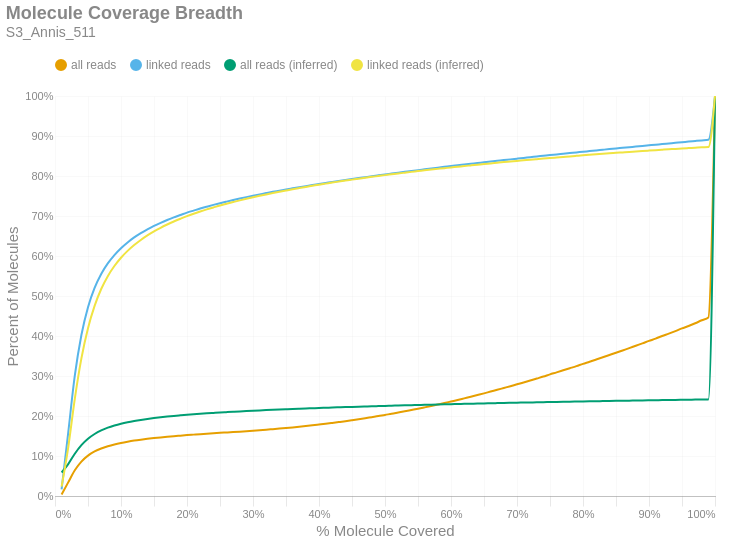

Here is the notebook cell this chart was saved with:
### Markdown cell above
### Molecule Read Coverage
This chart shows molecule coverage breadth as computed by the number of bases aligned to that molecule. In other words, "*how much of each unique long molecule is actually sequenced/aligned?*" Keep in mind there is a distinction between sequences and alignments, since some sequences belonging to a particular molecule may not align well and wouldn't appear in the alignment data. This chart also shows molecule coverage breadth as computed by the *inferred fragment* from which the aligned sequences originate. Unlike read coverage, this calculation takes into account the total insert size, including unsequenced gaps between the forward and reverse reads. Like the previous figures, these are cumulative percents.

### Code cell
if SKIPLR:
    print_html(f"Skipped")
else:
    binned_df = consolidated_hist(valids['coverage_bp'], mask, 0.01, True)
    binned_df_inf = consolidated_hist(valids['coverage_inserts'], mask, 0.01, True)
    binned_df = binned_df.with_columns(pl.lit(binned_df_inf['all reads (cumsum)']).alias('all reads (inferred)'))
    binned_df = binned_df.with_columns(pl.lit(binned_df_inf['linked reads (cumsum)']).alias('linked reads (inferred)'))
    binned_df = binned_df.with_columns(
        (pl.col('bin').cast(pl.Float64) + 0.01).alias('right_edge')
    )

    with SafeRender(binned_df):
        (
            density_plot(binned_df, 'Molecule Coverage Breadth', samplename, 'molcov', ['all reads (inferred)','linked reads (inferred)'])
            .encode(
                #x=alt.X('bin:Q', title="% Molecule Covered").axis(format = '%').scale(padding=0),
                x=alt.X('right_edge:Q', title="% Molecule Covered").axis(format='%').scale(padding=0),
                y=alt.Y('value:Q', title='Percent of Molecules')
                    .axis(format='%')
                    .stack(False)
                    .scale(domainMin=0, padding=0),
                color=alt.Color("key:N").scale(domain = ["all reads", "linked reads", "all reads (inferred)", "linked reads (inferred)"]),
                tooltip = [
                    alt.Tooltip("key:N", title = "Data Type"),
                    alt.Tooltip("range_label:N", title="% Molecule Covered"),
                    alt.Tooltip("value:Q", format = ".2%", title="% Molecules")
                ]
            )
        ).display()

### Figure 1 — Vega-Lite specification as saved in the notebook (floating-point values rounded to 4 significant figures)
{"width": "container", "height": 400, "config": {"title": {"anchor": "start", "dy": -15, "fontSize": 18, "color": "#888888", "subtitleColor": "#888888", "subtitleFontSize": 14}, "arc": {"fill": "#0072B2"}, "axis": {"domainColor": "#888888", "domainWidth": 0.5, "gridWidth": 0.2, "grid": false, "titleFontWeight": 400, "titleFontSize": 15, "labelFontSize": 11, "labelColor": "#888888", "tickColor": "#888888", "tickWidth": 0.2, "titleColor": "#888888"}, "axisBand": {"grid": false}, "axisX": {"grid": true, "tickSize": 10, "domainCap": "round"}, "axisY": {"domain": false, "grid": true, "tickSize": 0, "domainCap": "round"}, "background": "transparent", "header": {"labelFontSize": 15, "labelColor": "#888888", "titleFontSize": 15, "titleFontWeight": 600, "titleColor": "#888888"}, "legend": {"labelFont": "sans-serif", "labelFontSize": 12, "labelColor": "#888888", "symbolSize": 100, "symbolType": "circle", "titleFontSize": 12, "titlePadding": 10, "titleColor": "#888888", "title": null, "orient": "top"}, "range": {"category": ["#E69F00", "#56B4E9", "#009E73", "#F0E442", "#0072B2", "#D55E00", "#CC79A7", "#000000"], "diverging": ["#cfe8f3", "#a2d4ec", "#73bfe2", "#46abdb", "#1696d2", "#12719e"]}, "area": {"fill": "#0072B2", "fillOpacity": 0.7, "line": true, "strokeOpacity": 0.7}, "line": {"color": "#0072B2", "stroke": "#0072B2", "strokeWidth": 2}, "trail": {"color": "#0072B2", "stroke": "#0072B2", "strokeWidth": 0, "size": 1}, "point": {"filled": true, "fillOpacity": 1.0, "size": 95}, "text": {"color": "#888888", "fontSize": 11, "align": "right", "fontWeight": 400, "size": 11}, "bar": {"fill": "#0072B2", "stroke": null}, "view": {"stroke": null, "continuousWidth": 660, "continuousHeight": 400}}, "data": {"name": "data-dff6f4712a370793e85ac820d3bd61ca"}, "mark": {"type": "line", "interpolate": "monotone", "point": {"opacity": 0, "size": 275}}, "encoding": {"color": {"field": "key", "scale": {"domain": ["all reads", "linked reads", "all reads (inferred)", "linked reads (inferred)"]}, "type": "nominal"}, "tooltip": [{"field": "key", "title": "Data Type", "type": "nominal"}, {"field": "range_label", "title": "% Molecule Covered", "type": "nominal"}, {"field": "value", "format": ".2%", "title": "% Molecules", "type": "quantitative"}], "x": {"axis": {"format": "%"}, "field": "right_edge", "scale": {"padding": 0}, "title": "% Molecule Covered", "type": "quantitative"}, "y": {"axis": {"format": "%"}, "field": "value", "scale": {"domainMin": 0, "padding": 0}, "stack": false, "title": "Percent of Molecules", "type": "quantitative"}}, "params": [{"name": "param_c36ac31b6afebe62", "select": {"type": "point", "fields": ["key"]}, "bind": "legend"}], "title": {"text": "Molecule Coverage Breadth", "subtitle": "S3_Annis_511"}, "transform": [{"fold": ["all reads (cumsum)", "linked reads (cumsum)", "all reads (inferred)", "linked reads (inferred)"]}, {"calculate": "replace(datum.key, ' (cumsum)', '')", "as": "key"}, {"filter": {"param": "param_c36ac31b6afebe62"}}], "usermeta": {"embedOptions": {"downloadFileName": "S3_Annis_511.molcov"}}, "$schema": "https://vega.github.io/schema/vega-lite/v6.1.0.json", "datasets": {"data-dff6f4712a370793e85ac820d3bd61ca": [{"bin": "0.0", "interval": "0.0-0.01", "all reads": 0.003706, "linked reads": 0.01632, "all reads (cumsum)": 0.003706, "linked reads (cumsum)": 0.01632, "range_label": "0.0-0.01", "all reads (inferred)": 0.05874, "linked reads (inferred)": 0.0233, "right_edge": 0.01}, {"bin": "0.01", "interval": "0.01-0.02", "all reads": 0.03033, "linked reads": 0.1417, "all reads (cumsum)": 0.03403, "linked reads (cumsum)": 0.158, "range_label": "0.01-0.02", "all reads (inferred)": 0.0797, "linked reads (inferred)": 0.121, "right_edge": 0.02}, {"bin": "0.02", "interval": "0.02-0.03", "all reads": 0.03038, "linked reads": 0.1426, "all reads (cumsum)": 0.06441, "linked reads (cumsum)": 0.3007, "range_label": "0.02-0.03", "all reads (inferred)": 0.1056, "linked reads (inferred)": 0.243, "right_edge": 0.03}, {"bin": "0.03", "interval": "0.03-0.04", "all reads": 0.02171, "linked reads": 0.1019, "all reads (cumsum)": 0.08613, "linked reads (cumsum)": 0.4025, "range_label": "0.03-0.04", "all reads (inferred)": 0.1271, "linked reads (inferred)": 0.3441, "right_edge": 0.04}, {"bin": "0.04", "interval": "0.04-0.05", "all reads": 0.01485, "linked reads": 0.06956, "all reads (cumsum)": 0.101, "linked reads (cumsum)": 0.4721, "range_label": "0.04-0.05", "all reads (inferred)": 0.1431, "linked reads (inferred)": 0.4195, "right_edge": 0.05}, {"bin": "0.05", "interval": "0.05-0.06", "all reads": 0.0103, "linked reads": 0.04814, "all reads (cumsum)": 0.1113, "linked reads (cumsum)": 0.5202, "range_label": "0.05-0.06", "all reads (inferred)": 0.155, "linked reads (inferred)": 0.4753, "right_edge": 0.06}, {"bin": "0.06", "interval": "0.06-0.07", "all reads": 0.007481, "linked reads": 0.0349, "all reads (cumsum)": 0.1188, "linked reads (cumsum)": 0.5551, "range_label": "0.06-0.07", "all reads (inferred)": 0.164, "linked reads (inferred)": 0.5175, "right_edge": 0.07}, {"bin": "0.07", "interval": "0.07-0.08", "all reads": 0.005656, "linked reads": 0.02632, "all reads (cumsum)": 0.1244, "linked reads (cumsum)": 0.5814, "range_label": "0.07-0.08", "all reads (inferred)": 0.1709, "linked reads (inferred)": 0.5497, "right_edge": 0.08}, {"bin": "0.08", "interval": "0.08-0.09", "all reads": 0.004523, "linked reads": 0.02096, "all reads (cumsum)": 0.1289, "linked reads (cumsum)": 0.6024, "range_label": "0.08-0.09", "all reads (inferred)": 0.1762, "linked reads (inferred)": 0.5749, "right_edge": 0.09}, {"bin": "0.09", "interval": "0.09-0.1", "all reads": 0.003715, "linked reads": 0.01714, "all reads (cumsum)": 0.1327, "linked reads (cumsum)": 0.6195, "range_label": "0.09-0.1", "all reads (inferred)": 0.1807, "linked reads (inferred)": 0.5957, "right_edge": 0.1}, {"bin": "0.1", "interval": "0.1-0.11", "all reads": 0.003114, "linked reads": 0.01434, "all reads (cumsum)": 0.1358, "linked reads (cumsum)": 0.6339, "range_label": "0.1-0.11", "all reads (inferred)": 0.1843, "linked reads (inferred)": 0.6128, "right_edge": 0.11}, {"bin": "0.11", "interval": "0.11-0.12", "all reads": 0.002737, "linked reads": 0.01257, "all reads (cumsum)": 0.1385, "linked reads (cumsum)": 0.6464, "range_label": "0.11-0.12", "all reads (inferred)": 0.1875, "linked reads (inferred)": 0.6274, "right_edge": 0.12}, {"bin": "0.12", "interval": "0.12-0.13", "all reads": 0.002329, "linked reads": 0.01064, "all reads (cumsum)": 0.1408, "linked reads (cumsum)": 0.6571, "range_label": "0.12-0.13", "all reads (inferred)": 0.1902, "linked reads (inferred)": 0.6402, "right_edge": 0.13}, {"bin": "0.13", "interval": "0.13-0.14", "all reads": 0.00211, "linked reads": 0.009599, "all reads (cumsum)": 0.1429, "linked reads (cumsum)": 0.6667, "range_label": "0.13-0.14", "all reads (inferred)": 0.1926, "linked reads (inferred)": 0.6515, "right_edge": 0.14}, {"bin": "0.14", "interval": "0.14-0.15", "all reads": 0.001897, "linked reads": 0.008642, "all reads (cumsum)": 0.1448, "linked reads (cumsum)": 0.6753, "range_label": "0.14-0.15", "all reads (inferred)": 0.1948, "linked reads (inferred)": 0.6616, "right_edge": 0.15}, {"bin": "0.15", "interval": "0.15-0.16", "all reads": 0.001685, "linked reads": 0.007642, "all reads (cumsum)": 0.1465, "linked reads (cumsum)": 0.683, "range_label": "0.15-0.16", "all reads (inferred)": 0.1967, "linked reads (inferred)": 0.6706, "right_edge": 0.16}, {"bin": "0.16", "interval": "0.16-0.17", "all reads": 0.00158, "linked reads": 0.007073, "all reads (cumsum)": 0.1481, "linked reads (cumsum)": 0.69, "range_label": "0.16-0.17", "all reads (inferred)": 0.1985, "linked reads (inferred)": 0.6787, "right_edge": 0.17}, {"bin": "0.17", "interval": "0.17-0.18", "all reads": 0.001474, "linked reads": 0.006557, "all reads (cumsum)": 0.1496, "linked reads (cumsum)": 0.6966, "range_label": "0.17-0.18", "all reads (inferred)": 0.2001, "linked reads (inferred)": 0.6863, "right_edge": 0.18}, {"bin": "0.18", "interval": "0.18-0.19", "all reads": 0.001339, "linked reads": 0.005898, "all reads (cumsum)": 0.1509, "linked reads (cumsum)": 0.7025, "range_label": "0.18-0.19", "all reads (inferred)": 0.2016, "linked reads (inferred)": 0.6931, "right_edge": 0.19}, {"bin": "0.19", "interval": "0.19-0.2", "all reads": 0.001336, "linked reads": 0.005855, "all reads (cumsum)": 0.1523, "linked reads (cumsum)": 0.7084, "range_label": "0.19-0.2", "all reads (inferred)": 0.203, "linked reads (inferred)": 0.6997, "right_edge": 0.2}, {"bin": "0.2", "interval": "0.2-0.21", "all reads": 0.001191, "linked reads": 0.005175, "all reads (cumsum)": 0.1534, "linked reads (cumsum)": 0.7135, "range_label": "0.2-0.21", "all reads (inferred)": 0.2043, "linked reads (inferred)": 0.7057, "right_edge": 0.21}, {"bin": "0.21", "interval": "0.21-0.22", "all reads": 0.001184, "linked reads": 0.005081, "all reads (cumsum)": 0.1546, "linked reads (cumsum)": 0.7186, "range_label": "0.21-0.22", "all reads (inferred)": 0.2055, "linked reads (inferred)": 0.7113, "right_edge": 0.22}, {"bin": "0.22", "interval": "0.22-0.23", "all reads": 0.001112, "linked reads": 0.004666, "all reads (cumsum)": 0.1557, "linked reads (cumsum)": 0.7233, "range_label": "0.22-0.23", "all reads (inferred)": 0.2066, "linked reads (inferred)": 0.7166, "right_edge": 0.23}, {"bin": "0.23", "interval": "0.23-0.24", "all reads": 0.001076, "linked reads": 0.004476, "all reads (cumsum)": 0.1568, "linked reads (cumsum)": 0.7278, "range_label": "0.23-0.24", "all reads (inferred)": 0.2077, "linked reads (inferred)": 0.7214, "right_edge": 0.24}, {"bin": "0.24", "interval": "0.24-0.25", "all reads": 0.001045, "linked reads": 0.004218, "all reads (cumsum)": 0.1579, "linked reads (cumsum)": 0.732, "range_label": "0.24-0.25", "all reads (inferred)": 0.2087, "linked reads (inferred)": 0.7262, "right_edge": 0.25}, {"bin": "0.25", "interval": "0.25-0.26", "all reads": 0.001, "linked reads": 0.003988, "all reads (cumsum)": 0.1589, "linked reads (cumsum)": 0.736, "range_label": "0.25-0.26", "all reads (inferred)": 0.2097, "linked reads (inferred)": 0.7306, "right_edge": 0.26}, {"bin": "0.26", "interval": "0.26-0.27", "all reads": 0.001012, "linked reads": 0.003897, "all reads (cumsum)": 0.1599, "linked reads (cumsum)": 0.7399, "range_label": "0.26-0.27", "all reads (inferred)": 0.2106, "linked reads (inferred)": 0.7348, "right_edge": 0.27}, {"bin": "0.27", "interval": "0.27-0.28", "all reads": 0.001043, "linked reads": 0.003763, "all reads (cumsum)": 0.1609, "linked reads (cumsum)": 0.7436, "range_label": "0.27-0.28", "all reads (inferred)": 0.2115, "linked reads (inferred)": 0.739, "right_edge": 0.28}, {"bin": "0.28", "interval": "0.28-0.29", "all reads": 0.001102, "linked reads": 0.003619, "all reads (cumsum)": 0.162, "linked reads (cumsum)": 0.7472, "range_label": "0.28-0.29", "all reads (inferred)": 0.2123, "linked reads (inferred)": 0.743, "right_edge": 0.29}, {"bin": "0.29", "interval": "0.29-0.3", "all reads": 0.001152, "linked reads": 0.003435, "all reads (cumsum)": 0.1632, "linked reads (cumsum)": 0.7507, "range_label": "0.29-0.3", "all reads (inferred)": 0.2132, "linked reads (inferred)": 0.7468, "right_edge": 0.3}, {"bin": "0.3", "interval": "0.3-0.31", "all reads": 0.001217, "linked reads": 0.003279, "all reads (cumsum)": 0.1644, "linked reads (cumsum)": 0.754, "range_label": "0.3-0.31", "all reads (inferred)": 0.214, "linked reads (inferred)": 0.7504, "right_edge": 0.31}, {"bin": "0.31", "interval": "0.31-0.32", "all reads": 0.001288, "linked reads": 0.003304, "all reads (cumsum)": 0.1657, "linked reads (cumsum)": 0.7573, "range_label": "0.31-0.32", "all reads (inferred)": 0.2147, "linked reads (inferred)": 0.7539, "right_edge": 0.32}, {"bin": "0.32", "interval": "0.32-0.33", "all reads": 0.001388, "linked reads": 0.003197, "all reads (cumsum)": 0.1671, "linked reads (cumsum)": 0.7605, "range_label": "0.32-0.33", "all reads (inferred)": 0.2155, "linked reads (inferred)": 0.7573, "right_edge": 0.33}, {"bin": "0.33", "interval": "0.33-0.34", "all reads": 0.001388, "linked reads": 0.002919, "all reads (cumsum)": 0.1684, "linked reads (cumsum)": 0.7634, "range_label": "0.33-0.34", "all reads (inferred)": 0.2162, "linked reads (inferred)": 0.7606, "right_edge": 0.34}, {"bin": "0.34", "interval": "0.34-0.35", "all reads": 0.00148, "linked reads": 0.002991, "all reads (cumsum)": 0.1699, "linked reads (cumsum)": 0.7664, "range_label": "0.34-0.35", "all reads (inferred)": 0.2169, "linked reads (inferred)": 0.7638, "right_edge": 0.35}, {"bin": "0.35", "interval": "0.35-0.36", "all reads": 0.001553, "linked reads": 0.002823, "all reads (cumsum)": 0.1715, "linked reads (cumsum)": 0.7692, "range_label": "0.35-0.36", "all reads (inferred)": 0.2175, "linked reads (inferred)": 0.7669, "right_edge": 0.36}, {"bin": "0.36", "interval": "0.36-0.37", "all reads": 0.001661, "linked reads": 0.002809, "all reads (cumsum)": 0.1731, "linked reads (cumsum)": 0.772, "range_label": "0.36-0.37", "all reads (inferred)": 0.2182, "linked reads (inferred)": 0.7699, "right_edge": 0.37}, {"bin": "0.37", "interval": "0.37-0.38", "all reads": 0.001726, "linked reads": 0.002721, "all reads (cumsum)": 0.1749, "linked reads (cumsum)": 0.7747, "range_label": "0.37-0.38", "all reads (inferred)": 0.2188, "linked reads (inferred)": 0.7728, "right_edge": 0.38}, {"bin": "0.38", "interval": "0.38-0.39", "all reads": 0.00181, "linked reads": 0.002643, "all reads (cumsum)": 0.1767, "linked reads (cumsum)": 0.7774, "range_label": "0.38-0.39", "all reads (inferred)": 0.2194, "linked reads (inferred)": 0.7755, "right_edge": 0.39}, {"bin": "0.39", "interval": "0.39-0.4", "all reads": 0.001934, "linked reads": 0.002567, "all reads (cumsum)": 0.1786, "linked reads (cumsum)": 0.7799, "range_label": "0.39-0.4", "all reads (inferred)": 0.2201, "linked reads (inferred)": 0.7784, "right_edge": 0.4}, {"bin": "0.4", "interval": "0.4-0.41", "all reads": 0.001952, "linked reads": 0.002607, "all reads (cumsum)": 0.1806, "linked reads (cumsum)": 0.7825, "range_label": "0.4-0.41", "all reads (inferred)": 0.2206, "linked reads (inferred)": 0.781, "right_edge": 0.41}, {"bin": "0.41", "interval": "0.41-0.42", "all reads": 0.002113, "linked reads": 0.002659, "all reads (cumsum)": 0.1827, "linked reads (cumsum)": 0.7852, "range_label": "0.41-0.42", "all reads (inferred)": 0.2212, "linked reads (inferred)": 0.7836, "right_edge": 0.42}, {"bin": "0.42", "interval": "0.42-0.43", "all reads": 0.002171, "linked reads": 0.002478, "all reads (cumsum)": 0.1848, "linked reads (cumsum)": 0.7877, "range_label": "0.42-0.43", "all reads (inferred)": 0.2217, "linked reads (inferred)": 0.786, "right_edge": 0.43}, {"bin": "0.43", "interval": "0.43-0.44", "all reads": 0.002217, "linked reads": 0.00244, "all reads (cumsum)": 0.1871, "linked reads (cumsum)": 0.7901, "range_label": "0.43-0.44", "all reads (inferred)": 0.2223, "linked reads (inferred)": 0.7885, "right_edge": 0.44}, {"bin": "0.44", "interval": "0.44-0.45", "all reads": 0.002366, "linked reads": 0.002369, "all reads (cumsum)": 0.1894, "linked reads (cumsum)": 0.7925, "range_label": "0.44-0.45", "all reads (inferred)": 0.2228, "linked reads (inferred)": 0.7909, "right_edge": 0.45}, {"bin": "0.45", "interval": "0.45-0.46", "all reads": 0.002438, "linked reads": 0.00229, "all reads (cumsum)": 0.1919, "linked reads (cumsum)": 0.7948, "range_label": "0.45-0.46", "all reads (inferred)": 0.2233, "linked reads (inferred)": 0.7933, "right_edge": 0.46}, {"bin": "0.46", "interval": "0.46-0.47", "all reads": 0.002533, "linked reads": 0.002353, "all reads (cumsum)": 0.1944, "linked reads (cumsum)": 0.7971, "range_label": "0.46-0.47", "all reads (inferred)": 0.2238, "linked reads (inferred)": 0.7956, "right_edge": 0.47}, {"bin": "0.47", "interval": "0.47-0.48", "all reads": 0.002698, "linked reads": 0.00234, "all reads (cumsum)": 0.1971, "linked reads (cumsum)": 0.7995, "range_label": "0.47-0.48", "all reads (inferred)": 0.2243, "linked reads (inferred)": 0.7979, "right_edge": 0.48}, {"bin": "0.48", "interval": "0.48-0.49", "all reads": 0.002651, "linked reads": 0.002235, "all reads (cumsum)": 0.1998, "linked reads (cumsum)": 0.8017, "range_label": "0.48-0.49", "all reads (inferred)": 0.2248, "linked reads (inferred)": 0.8, "right_edge": 0.49}, {"bin": "0.49", "interval": "0.49-0.5", "all reads": 0.003022, "linked reads": 0.002204, "all reads (cumsum)": 0.2028, "linked reads (cumsum)": 0.8039, "range_label": "0.49-0.5", "all reads (inferred)": 0.2253, "linked reads (inferred)": 0.8022, "right_edge": 0.5}, {"bin": "0.5", "interval": "0.5-0.51", "all reads": 0.0027, "linked reads": 0.002142, "all reads (cumsum)": 0.2055, "linked reads (cumsum)": 0.806, "range_label": "0.5-0.51", "all reads (inferred)": 0.2258, "linked reads (inferred)": 0.8043, "right_edge": 0.51}, {"bin": "0.51", "interval": "0.51-0.52", "all reads": 0.003107, "linked reads": 0.002157, "all reads (cumsum)": 0.2086, "linked reads (cumsum)": 0.8082, "range_label": "0.51-0.52", "all reads (inferred)": 0.2262, "linked reads (inferred)": 0.8064, "right_edge": 0.52}, {"bin": "0.52", "interval": "0.52-0.53", "all reads": 0.003075, "linked reads": 0.00219, "all reads (cumsum)": 0.2117, "linked reads (cumsum)": 0.8104, "range_label": "0.52-0.53", "all reads (inferred)": 0.2267, "linked reads (inferred)": 0.8083, "right_edge": 0.53}, {"bin": "0.53", "interval": "0.53-0.54", "all reads": 0.003255, "linked reads": 0.002221, "all reads (cumsum)": 0.2149, "linked reads (cumsum)": 0.8126, "range_label": "0.53-0.54", "all reads (inferred)": 0.2271, "linked reads (inferred)": 0.8103, "right_edge": 0.54}, {"bin": "0.54", "interval": "0.54-0.55", "all reads": 0.003242, "linked reads": 0.002092, "all reads (cumsum)": 0.2182, "linked reads (cumsum)": 0.8147, "range_label": "0.54-0.55", "all reads (inferred)": 0.2275, "linked reads (inferred)": 0.8122, "right_edge": 0.55}, {"bin": "0.55", "interval": "0.55-0.56", "all reads": 0.003437, "linked reads": 0.002083, "all reads (cumsum)": 0.2216, "linked reads (cumsum)": 0.8168, "range_label": "0.55-0.56", "all reads (inferred)": 0.228, "linked reads (inferred)": 0.8142, "right_edge": 0.56}, {"bin": "0.56", "interval": "0.56-0.57", "all reads": 0.003523, "linked reads": 0.002086, "all reads (cumsum)": 0.2251, "linked reads (cumsum)": 0.8189, "range_label": "0.56-0.57", "all reads (inferred)": 0.2284, "linked reads (inferred)": 0.816, "right_edge": 0.57}, {"bin": "0.57", "interval": "0.57-0.58", "all reads": 0.003602, "linked reads": 0.002009, "all reads (cumsum)": 0.2287, "linked reads (cumsum)": 0.8209, "range_label": "0.57-0.58", "all reads (inferred)": 0.2288, "linked reads (inferred)": 0.8178, "right_edge": 0.58}, {"bin": "0.58", "interval": "0.58-0.59", "all reads": 0.003656, "linked reads": 0.001975, "all reads (cumsum)": 0.2324, "linked reads (cumsum)": 0.8229, "range_label": "0.58-0.59", "all reads (inferred)": 0.2292, "linked reads (inferred)": 0.8196, "right_edge": 0.59}, {"bin": "0.59", "interval": "0.59-0.6", "all reads": 0.003861, "linked reads": 0.002027, "all reads (cumsum)": 0.2362, "linked reads (cumsum)": 0.8249, "range_label": "0.59-0.6", "all reads (inferred)": 0.2296, "linked reads (inferred)": 0.8214, "right_edge": 0.6}, {"bin": "0.6", "interval": "0.6-0.61", "all reads": 0.003805, "linked reads": 0.001885, "all reads (cumsum)": 0.24, "linked reads (cumsum)": 0.8268, "range_label": "0.6-0.61", "all reads (inferred)": 0.23, "linked reads (inferred)": 0.8231, "right_edge": 0.61}, {"bin": "0.61", "interval": "0.61-0.62", "all reads": 0.004041, "linked reads": 0.001905, "all reads (cumsum)": 0.2441, "linked reads (cumsum)": 0.8287, "range_label": "0.61-0.62", "all reads (inferred)": 0.2304, "linked reads (inferred)": 0.8249, "right_edge": 0.62}, {"bin": "0.62", "interval": "0.62-0.63", "all reads": 0.004023, "linked reads": 0.0019, "all reads (cumsum)": 0.2481, "linked reads (cumsum)": 0.8306, "range_label": "0.62-0.63", "all reads (inferred)": 0.2307, "linked reads (inferred)": 0.8265, "right_edge": 0.63}, {"bin": "0.63", "interval": "0.63-0.64", "all reads": 0.004206, "linked reads": 0.001825, "all reads (cumsum)": 0.2523, "linked reads (cumsum)": 0.8324, "range_label": "0.63-0.64", "all reads (inferred)": 0.2311, "linked reads (inferred)": 0.8282, "right_edge": 0.64}, {"bin": "0.64", "interval": "0.64-0.65", "all reads": 0.004228, "linked reads": 0.001924, "all reads (cumsum)": 0.2565, "linked reads (cumsum)": 0.8343, "range_label": "0.64-0.65", "all reads (inferred)": 0.2315, "linked reads (inferred)": 0.8299, "right_edge": 0.65}, {"bin": "0.65", "interval": "0.65-0.66", "all reads": 0.004509, "linked reads": 0.001824, "all reads (cumsum)": 0.261, "linked reads (cumsum)": 0.8361, "range_label": "0.65-0.66", "all reads (inferred)": 0.2319, "linked reads (inferred)": 0.8315, "right_edge": 0.66}, {"bin": "0.66", "interval": "0.66-0.67", "all reads": 0.004363, "linked reads": 0.001812, "all reads (cumsum)": 0.2654, "linked reads (cumsum)": 0.838, "range_label": "0.66-0.67", "all reads (inferred)": 0.2322, "linked reads (inferred)": 0.8331, "right_edge": 0.67}, {"bin": "0.67", "interval": "0.67-0.68", "all reads": 0.004566, "linked reads": 0.001876, "all reads (cumsum)": 0.27, "linked reads (cumsum)": 0.8398, "range_label": "0.67-0.68", "all reads (inferred)": 0.2326, "linked reads (inferred)": 0.8348, "right_edge": 0.68}, {"bin": "0.68", "interval": "0.68-0.69", "all reads": 0.004561, "linked reads": 0.001728, "all reads (cumsum)": 0.2745, "linked reads (cumsum)": 0.8416, "range_label": "0.68-0.69", "all reads (inferred)": 0.2329, "linked reads (inferred)": 0.8362, "right_edge": 0.69}, {"bin": "0.69", "interval": "0.69-0.7", "all reads": 0.004749, "linked reads": 0.001853, "all reads (cumsum)": 0.2793, "linked reads (cumsum)": 0.8434, "range_label": "0.69-0.7", "all reads (inferred)": 0.2333, "linked reads (inferred)": 0.8378, "right_edge": 0.7}, {"bin": "0.7", "interval": "0.7-0.71", "all reads": 0.004615, "linked reads": 0.001826, "all reads (cumsum)": 0.2839, "linked reads (cumsum)": 0.8452, "range_label": "0.7-0.71", "all reads (inferred)": 0.2336, "linked reads (inferred)": 0.8392, "right_edge": 0.71}, {"bin": "0.71", "interval": "0.71-0.72", "all reads": 0.004832, "linked reads": 0.001751, "all reads (cumsum)": 0.2887, "linked reads (cumsum)": 0.847, "range_label": "0.71-0.72", "all reads (inferred)": 0.2339, "linked reads (inferred)": 0.8407, "right_edge": 0.72}, {"bin": "0.72", "interval": "0.72-0.73", "all reads": 0.004982, "linked reads": 0.00182, "all reads (cumsum)": 0.2937, "linked reads (cumsum)": 0.8488, "range_label": "0.72-0.73", "all reads (inferred)": 0.2343, "linked reads (inferred)": 0.8421, "right_edge": 0.73}, {"bin": "0.73", "interval": "0.73-0.74", "all reads": 0.004974, "linked reads": 0.001763, "all reads (cumsum)": 0.2987, "linked reads (cumsum)": 0.8506, "range_label": "0.73-0.74", "all reads (inferred)": 0.2346, "linked reads (inferred)": 0.8436, "right_edge": 0.74}, {"bin": "0.74", "interval": "0.74-0.75", "all reads": 0.005315, "linked reads": 0.001815, "all reads (cumsum)": 0.304, "linked reads (cumsum)": 0.8524, "range_label": "0.74-0.75", "all reads (inferred)": 0.2349, "linked reads (inferred)": 0.8449, "right_edge": 0.75}, {"bin": "0.75", "interval": "0.75-0.76", "all reads": 0.004985, "linked reads": 0.001568, "all reads (cumsum)": 0.309, "linked reads (cumsum)": 0.854, "range_label": "0.75-0.76", "all reads (inferred)": 0.2352, "linked reads (inferred)": 0.8463, "right_edge": 0.76}, {"bin": "0.76", "interval": "0.76-0.77", "all reads": 0.005195, "linked reads": 0.00171, "all reads (cumsum)": 0.3142, "linked reads (cumsum)": 0.8557, "range_label": "0.76-0.77", "all reads (inferred)": 0.2355, "linked reads (inferred)": 0.8476, "right_edge": 0.77}, {"bin": "0.77", "interval": "0.77-0.78", "all reads": 0.005245, "linked reads": 0.001664, "all reads (cumsum)": 0.3194, "linked reads (cumsum)": 0.8573, "range_label": "0.77-0.78", "all reads (inferred)": 0.2358, "linked reads (inferred)": 0.849, "right_edge": 0.78}, {"bin": "0.78", "interval": "0.78-0.79", "all reads": 0.005291, "linked reads": 0.001624, "all reads (cumsum)": 0.3247, "linked reads (cumsum)": 0.859, "range_label": "0.78-0.79", "all reads (inferred)": 0.2361, "linked reads (inferred)": 0.8504, "right_edge": 0.79}, {"bin": "0.79", "interval": "0.79-0.8", "all reads": 0.005696, "linked reads": 0.001691, "all reads (cumsum)": 0.3304, "linked reads (cumsum)": 0.8606, "range_label": "0.79-0.8", "all reads (inferred)": 0.2364, "linked reads (inferred)": 0.8517, "right_edge": 0.8}, {"bin": "0.8", "interval": "0.8-0.81", "all reads": 0.005177, "linked reads": 0.00159, "all reads (cumsum)": 0.3356, "linked reads (cumsum)": 0.8622, "range_label": "0.8-0.81", "all reads (inferred)": 0.2367, "linked reads (inferred)": 0.853, "right_edge": 0.81}, {"bin": "0.81", "interval": "0.81-0.82", "all reads": 0.005524, "linked reads": 0.001656, "all reads (cumsum)": 0.3411, "linked reads (cumsum)": 0.8639, "range_label": "0.81-0.82", "all reads (inferred)": 0.237, "linked reads (inferred)": 0.8542, "right_edge": 0.82}, {"bin": "0.82", "interval": "0.82-0.83", "all reads": 0.005623, "linked reads": 0.001688, "all reads (cumsum)": 0.3467, "linked reads (cumsum)": 0.8656, "range_label": "0.82-0.83", "all reads (inferred)": 0.2373, "linked reads (inferred)": 0.8555, "right_edge": 0.83}, {"bin": "0.83", "interval": "0.83-0.84", "all reads": 0.005687, "linked reads": 0.001671, "all reads (cumsum)": 0.3524, "linked reads (cumsum)": 0.8672, "range_label": "0.83-0.84", "all reads (inferred)": 0.2376, "linked reads (inferred)": 0.8567, "right_edge": 0.84}, {"bin": "0.84", "interval": "0.84-0.85", "all reads": 0.005691, "linked reads": 0.001608, "all reads (cumsum)": 0.3581, "linked reads (cumsum)": 0.8689, "range_label": "0.84-0.85", "all reads (inferred)": 0.2379, "linked reads (inferred)": 0.8579, "right_edge": 0.85}, {"bin": "0.85", "interval": "0.85-0.86", "all reads": 0.005781, "linked reads": 0.001557, "all reads (cumsum)": 0.3639, "linked reads (cumsum)": 0.8704, "range_label": "0.85-0.86", "all reads (inferred)": 0.2381, "linked reads (inferred)": 0.8591, "right_edge": 0.86}, {"bin": "0.86", "interval": "0.86-0.87", "all reads": 0.005731, "linked reads": 0.001584, "all reads (cumsum)": 0.3696, "linked reads (cumsum)": 0.872, "range_label": "0.86-0.87", "all reads (inferred)": 0.2384, "linked reads (inferred)": 0.8602, "right_edge": 0.87}, {"bin": "0.87", "interval": "0.87-0.88", "all reads": 0.006049, "linked reads": 0.001559, "all reads (cumsum)": 0.3757, "linked reads (cumsum)": 0.8736, "range_label": "0.87-0.88", "all reads (inferred)": 0.2387, "linked reads (inferred)": 0.8613, "right_edge": 0.88}, {"bin": "0.88", "interval": "0.88-0.89", "all reads": 0.005918, "linked reads": 0.001598, "all reads (cumsum)": 0.3816, "linked reads (cumsum)": 0.8752, "range_label": "0.88-0.89", "all reads (inferred)": 0.2389, "linked reads (inferred)": 0.8625, "right_edge": 0.89}, {"bin": "0.89", "interval": "0.89-0.9", "all reads": 0.006123, "linked reads": 0.001557, "all reads (cumsum)": 0.3877, "linked reads (cumsum)": 0.8767, "range_label": "0.89-0.9", "all reads (inferred)": 0.2392, "linked reads (inferred)": 0.8636, "right_edge": 0.9}, {"bin": "0.9", "interval": "0.9-0.91", "all reads": 0.005759, "linked reads": 0.001553, "all reads (cumsum)": 0.3935, "linked reads (cumsum)": 0.8783, "range_label": "0.9-0.91", "all reads (inferred)": 0.2395, "linked reads (inferred)": 0.8646, "right_edge": 0.91}, {"bin": "0.91", "interval": "0.91-0.92", "all reads": 0.006645, "linked reads": 0.00163, "all reads (cumsum)": 0.4001, "linked reads (cumsum)": 0.8799, "range_label": "0.91-0.92", "all reads (inferred)": 0.2397, "linked reads (inferred)": 0.8657, "right_edge": 0.92}, {"bin": "0.92", "interval": "0.92-0.93", "all reads": 0.005804, "linked reads": 0.001511, "all reads (cumsum)": 0.4059, "linked reads (cumsum)": 0.8814, "range_label": "0.92-0.93", "all reads (inferred)": 0.24, "linked reads (inferred)": 0.8667, "right_edge": 0.93}, {"bin": "0.93", "interval": "0.93-0.94", "all reads": 0.006332, "linked reads": 0.001532, "all reads (cumsum)": 0.4123, "linked reads (cumsum)": 0.8829, "range_label": "0.93-0.94", "all reads (inferred)": 0.2402, "linked reads (inferred)": 0.8677, "right_edge": 0.94}, {"bin": "0.94", "interval": "0.94-0.95", "all reads": 0.006854, "linked reads": 0.00149, "all reads (cumsum)": 0.4191, "linked reads (cumsum)": 0.8844, "range_label": "0.94-0.95", "all reads (inferred)": 0.2405, "linked reads (inferred)": 0.8688, "right_edge": 0.95}, {"bin": "0.95", "interval": "0.95-0.96", "all reads": 0.005891, "linked reads": 0.001584, "all reads (cumsum)": 0.425, "linked reads (cumsum)": 0.886, "range_label": "0.95-0.96", "all reads (inferred)": 0.2407, "linked reads (inferred)": 0.8698, "right_edge": 0.96}, {"bin": "0.96", "interval": "0.96-0.97", "all reads": 0.006865, "linked reads": 0.001467, "all reads (cumsum)": 0.4319, "linked reads (cumsum)": 0.8875, "range_label": "0.96-0.97", "all reads (inferred)": 0.241, "linked reads (inferred)": 0.8707, "right_edge": 0.97}, {"bin": "0.97", "interval": "0.97-0.98", "all reads": 0.007496, "linked reads": 0.00149, "all reads (cumsum)": 0.4394, "linked reads (cumsum)": 0.889, "range_label": "0.97-0.98", "all reads (inferred)": 0.2413, "linked reads (inferred)": 0.8717, "right_edge": 0.98}, {"bin": "0.98", "interval": "0.98-0.99", "all reads": 0.006904, "linked reads": 0.001579, "all reads (cumsum)": 0.4463, "linked reads (cumsum)": 0.8905, "range_label": "0.98-0.99", "all reads (inferred)": 0.2416, "linked reads (inferred)": 0.8723, "right_edge": 0.99}, {"bin": "0.99", "interval": "0.99-1.0", "all reads": 0.5537, "linked reads": 0.1095, "all reads (cumsum)": 1.0, "linked reads (cumsum)": 1.0, "range_label": "0.99-1.0", "all reads (inferred)": 1.0, "linked reads (inferred)": 1.0, "right_edge": 1.0}]}}
